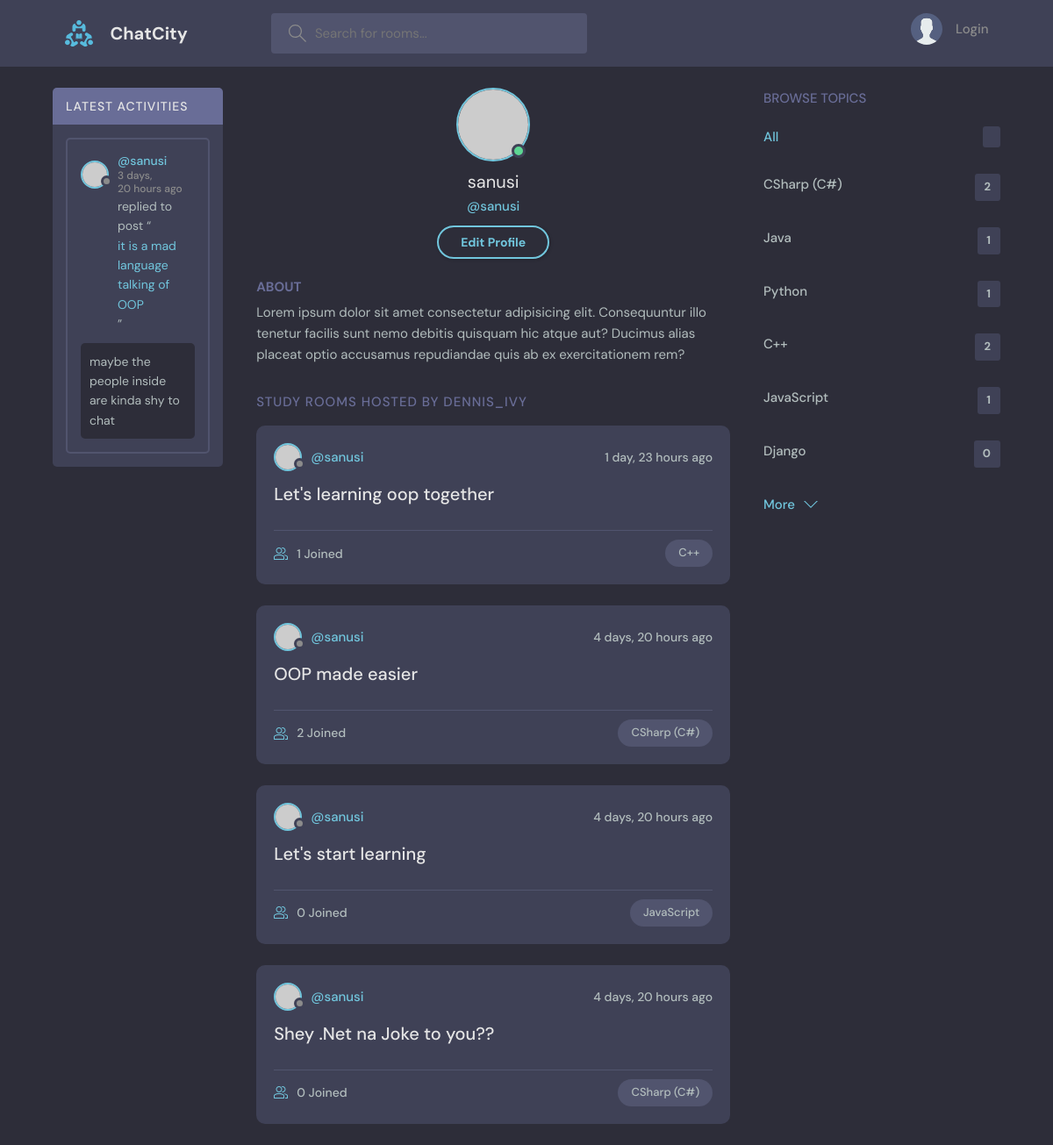
The app's page /profile/1 with its own data.
### baseApp/models.py (models this page shows, shortened)
class Message(models.Model):
    user = models.ForeignKey(User, on_delete=models.CASCADE)
    room =models.ForeignKey(Room, on_delete=models.CASCADE)
    msgBody = models.TextField()
    updated = models.DateTimeField(auto_now=True)
    created = models.DateTimeField(auto_now_add=True)
    class Meta:
        ordering = ["-updated", "-created"]

class Room(models.Model):
    topic = models.ForeignKey(Topic, on_delete=models.SET_NULL, null=True)
    host = models.ForeignKey(User, on_delete=models.SET_NULL, null=True)
    participants = models.ManyToManyField(User, related_name="participants", blank=True)
    name = models.CharField(max_length=200)
    description = models.TextField(null = True, blank = True)
    updated = models.DateTimeField(auto_now=True)
    created = models.DateTimeField(auto_now_add=True)
    def __str__(self):
        return self.name
    class Meta:
        ordering = ["-updated", "-created"]

class Topic(models.Model):
    name = models.CharField(max_length=200)

### baseApp/views.py (the view)
# urls.py: path('profile/<int:id>', views.userProfile, name="profile"),
def userProfile(request, id):
    user = User.objects.get(id=id)
    rooms = user.room_set.all()
    activeityMessages = user.message_set.all()
    topics = Topic.objects.all()
    context = {"user":user, "rooms":rooms, "topics":topics, "activeityMessages":activeityMessages}
    return render(request, "base/profile.html", context)

### baseApp/templates/base/profile.html (shortened to what this page needs)
{%extends 'main.html'%} {%block content%}
<main class="profile-page layout layout--3">
  <div class="container">
    <div>{%include 'base/components/activity.html'%}</div>
    <div class="roomList">
      <div class="profile">
        <div class="profile__avatar">
          <div class="avatar avatar--large active">
            <img src="https://randomuser.me/api/portraits/men/11.jpg" />
          </div>
        </div>
        <div class="profile__info">
          <h3>{{user.username}}</h3>
          <p>@{{user.username}}</p>
          <a href="edit-user.html" class="btn btn--main btn--pill">Edit Profile</a>
        </div>
        <div class="profile__about">
          <h3>About</h3>
          <p>
            Lorem ipsum dolor sit amet consectetur adipisicing elit. Consequuntur illo tenetur
            facilis sunt nemo debitis quisquam hic atque aut? Ducimus alias placeat optio
            accusamus repudiandae quis ab ex exercitationem rem?
          </p>
        </div>
      </div>
      <div class="roomList__header">
        <div>
          <h2>Study Rooms Hosted by dennis_ivy</a>
          </h2>
        </div>
      </div>
      {%for room in rooms %}
      <div class="roomListRoom">
        <div class="roomListRoom__header">
          <a href="{%url 'profile' room.host.id%}" class="roomListRoom__author">
            <div class="avatar avatar--small">
              <img src="https://randomuser.me/api/portraits/women/11.jpg" />
            </div>
            <span>@{{room.host.username}}</span>
          </a>
          <div class="roomListRoom__actions">
            <span>{{room.created|timesince}} ago</span>
          </div>
        </div>
        <div class="roomListRoom__content">
          <a href="{% url 'room' room.id %}">{{room.name}}</a>
        </div>
        <div class="roomListRoom__meta">
          <a href="{% url 'room' room.id %}" class="roomListRoom__joined">
            {{room.participants.count}} Joined
          </a>
          <p class="roomListRoom__topic">{{room.topic.name}}</p>
        </div>
      </div>
      {% endfor %}
    </div>
    <div>{%include 'base/components/browse.html'%}</div>
  </div>
</main>
{%endblock content%}

### baseApp/templates/base/components/activity.html (shortened to what this page needs)
<div class="activities">
  <div class="activities__header">
    <h2>Latest Activities</h2>
  </div>
{%for message in activeityMessages%}
  <div class="activities__box">
    <div class="activities__boxHeader roomListRoom__header">
      <a href="{%url 'profile' message.user.id %}" class="roomListRoom__author">
        <div class="avatar avatar--small">
          <img src="https://randomuser.me/api/portraits/women/11.jpg" />
        </div>
        <p>
          @{{message.user}}
          <span>{{message.created|timesince}} ago</span>
        </p>
      </a>
    </div>
    <div class="activities__boxContent">
      <p>
        replied to post “<a href="{% url 'room' message.room.id%}">{{message.room}}</a>”
      </p>
      <div class="activities__boxRoomContent">
        {{message.msgBody}}
      </div>
    </div>
  </div>
{%endfor%}
</div>

### baseApp/templates/base/components/browse.html
<div class="topics">
  <div class="topics__header">
    <h2>Browse Topics</h2>
  </div>
  <ul class="topics__list">
    <li>
      <a href="{%url 'home' %}" class="active">All <span>{{room_count}}</span></a>
    </li>
    {% for topic in topics%}
    <li>
      <a href="{% url 'home'%}?q={{topic.name}}"
        >{{topic.name}} <span>{{topic.room_set.all.count}}</span></a
      >
    </li>
    {%endfor%}
  </ul>
  <a class="btn btn--link" href="topics.html">
    More
    <svg
      version="1.1"
      xmlns="http://www.w3.org/2000/svg"
      width="32"
      height="32"
      viewBox="0 0 32 32"
    >
      <title>chevron-down</title>
      <path d="M16 21l-13-13h-3l16 16 16-16h-3l-13 13z"></path>
    </svg>
  </a>
</div>

### records on screen
Message: user "sanusi", created "3 days, 20 hours", room "it is a mad language talking of OOP", msgBody "maybe the people inside are kinda shy to chat"
Room: host.username "sanusi", created "1 day, 23 hours", name "Let's learning oop together", participants.count "1", topic.name "C++"
Room: host.username "sanusi", created "4 days, 20 hours", name "OOP made easier", participants.count "2", topic.name "CSharp (C#)"
Room: host.username "sanusi", created "4 days, 20 hours", name "Let's start learning", participants.count "0", topic.name "JavaScript"
Room: host.username "sanusi", created "4 days, 20 hours", name "Shey .Net na Joke to you??", participants.count "0", topic.name "CSharp (C#)"
Topic: name "CSharp (C#)", room_set.all.count "2"
Topic: name "Java", room_set.all.count "1"
Topic: name "Python", room_set.all.count "1"
Topic: name "C++", room_set.all.count "2"
Topic: name "JavaScript", room_set.all.count "1"
Topic: name "Django", room_set.all.count "0"

### other values on screen
{{ user.username }} "sanusi"
